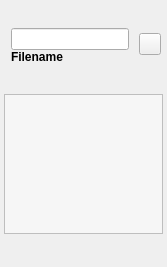
<?xml version="1.0" encoding="UTF-8"?>
<ui version="4.0">
 <class>rgFileMenuFileItem</class>
 <widget class="QWidget" name="rgFileMenuFileItem">
  <property name="geometry">
   <rect>
    <x>0</x>
    <y>0</y>
    <width>167</width>
    <height>267</height>
   </rect>
  </property>
  <property name="sizePolicy">
   <sizepolicy hsizetype="Preferred" vsizetype="MinimumExpanding">
    <horstretch>0</horstretch>
    <verstretch>0</verstretch>
   </sizepolicy>
  </property>
  <property name="minimumSize">
   <size>
    <width>0</width>
    <height>0</height>
   </size>
  </property>
  <property name="maximumSize">
   <size>
    <width>16777215</width>
    <height>16777215</height>
   </size>
  </property>
  <property name="windowTitle">
   <string>Form</string>
  </property>
  <layout class="QGridLayout" name="gridLayout">
   <property name="leftMargin">
    <number>0</number>
   </property>
   <property name="topMargin">
    <number>0</number>
   </property>
   <property name="rightMargin">
    <number>0</number>
   </property>
   <property name="bottomMargin">
    <number>0</number>
   </property>
   <property name="spacing">
    <number>0</number>
   </property>
   <item row="0" column="0">
    <widget class="QWidget" name="itemBackground" native="true">
     <property name="maximumSize">
      <size>
       <width>16777215</width>
       <height>16777215</height>
      </size>
     </property>
     <layout class="QVBoxLayout" name="verticalLayout">
      <property name="spacing">
       <number>0</number>
      </property>
      <property name="leftMargin">
       <number>0</number>
      </property>
      <property name="topMargin">
       <number>0</number>
      </property>
      <property name="rightMargin">
       <number>0</number>
      </property>
      <property name="bottomMargin">
       <number>0</number>
      </property>
      <item>
       <widget class="QWidget" name="menuItemDisplay" native="true">
        <property name="minimumSize">
         <size>
          <width>0</width>
          <height>40</height>
         </size>
        </property>
        <property name="maximumSize">
         <size>
          <width>16777215</width>
          <height>40</height>
         </size>
        </property>
        <layout class="QHBoxLayout" name="horizontalLayout">
         <property name="leftMargin">
          <number>1</number>
         </property>
         <property name="topMargin">
          <number>1</number>
         </property>
         <property name="rightMargin">
          <number>1</number>
         </property>
         <property name="bottomMargin">
          <number>1</number>
         </property>
         <item>
          <layout class="QVBoxLayout" name="filenameLayout">
           <property name="spacing">
            <number>0</number>
           </property>
           <item>
            <layout class="QHBoxLayout" name="filenameEditLayout">
             <property name="leftMargin">
              <number>10</number>
             </property>
             <property name="rightMargin">
              <number>4</number>
             </property>
             <item>
              <widget class="QLineEdit" name="filenameLineEdit"/>
             </item>
            </layout>
           </item>
           <item>
            <layout class="QHBoxLayout" name="filenameDisplayLayout">
             <property name="leftMargin">
              <number>10</number>
             </property>
             <property name="rightMargin">
              <number>4</number>
             </property>
             <item>
              <widget class="QLabel" name="filenameLabel">
               <property name="sizePolicy">
                <sizepolicy hsizetype="Ignored" vsizetype="Maximum">
                 <horstretch>0</horstretch>
                 <verstretch>0</verstretch>
                </sizepolicy>
               </property>
               <property name="font">
                <font>
                 <weight>75</weight>
                 <bold>true</bold>
                </font>
               </property>
               <property name="text">
                <string>Filename</string>
               </property>
               <property name="wordWrap">
                <bool>false</bool>
               </property>
              </widget>
             </item>
            </layout>
           </item>
          </layout>
         </item>
         <item>
          <layout class="QVBoxLayout" name="closeButtonVerticalLayout">
           <property name="topMargin">
            <number>5</number>
           </property>
           <property name="rightMargin">
            <number>5</number>
           </property>
           <item>
            <widget class="QPushButton" name="closeButton">
             <property name="maximumSize">
              <size>
               <width>22</width>
               <height>22</height>
              </size>
             </property>
             <property name="focusPolicy">
              <enum>Qt::NoFocus</enum>
             </property>
             <property name="text">
              <string/>
             </property>
             <property name="icon">
              <iconset resource="../res/RadeonGPUAnalyzerGUI.qrc">
               <normaloff>:/icons/closeIcon.svg</normaloff>:/icons/closeIcon.svg</iconset>
             </property>
            </widget>
           </item>
           <item>
            <spacer name="closeButtonVerticalSpacer">
             <property name="orientation">
              <enum>Qt::Vertical</enum>
             </property>
             <property name="sizeHint" stdset="0">
              <size>
               <width>22</width>
               <height>40</height>
              </size>
             </property>
            </spacer>
           </item>
          </layout>
         </item>
        </layout>
       </widget>
      </item>
      <item>
       <layout class="QVBoxLayout" name="entriesListVerticalLayout">
        <property name="spacing">
         <number>0</number>
        </property>
        <property name="leftMargin">
         <number>4</number>
        </property>
        <property name="rightMargin">
         <number>4</number>
        </property>
        <property name="bottomMargin">
         <number>4</number>
        </property>
        <item>
         <widget class="rgFileMenuEntryPointTree" name="entrypointListView">
          <property name="sizePolicy">
           <sizepolicy hsizetype="Expanding" vsizetype="Expanding">
            <horstretch>0</horstretch>
            <verstretch>0</verstretch>
           </sizepolicy>
          </property>
          <property name="maximumSize">
           <size>
            <width>16777215</width>
            <height>140</height>
           </size>
          </property>
          <property name="autoFillBackground">
           <bool>false</bool>
          </property>
          <property name="styleSheet">
           <string notr="true">QTreeView
{
background: rgb(246, 246, 246);
}

QTreeView::item:hover
{
	/* Grey when hovering over an item.*/
    color: #000000;
    background:#d3d3d3;
}

QTreeView::item:selected:active
{
	/* Light yellow when the item is actively selected.*/
    color: #000000;
    background:#ffffb2;
}

QTreeView::item:selected:!active
{
	/* Light yellow when the item is selected but active.*/
    color: #000000;
    background:#ffffb2;
}

</string>
          </property>
          <property name="sizeAdjustPolicy">
           <enum>QAbstractScrollArea::AdjustToContents</enum>
          </property>
          <property name="editTriggers">
           <set>QAbstractItemView::NoEditTriggers</set>
          </property>
          <property name="indentation">
           <number>11</number>
          </property>
          <property name="itemsExpandable">
           <bool>false</bool>
          </property>
          <property name="expandsOnDoubleClick">
           <bool>false</bool>
          </property>
          <attribute name="headerVisible">
           <bool>false</bool>
          </attribute>
         </widget>
        </item>
       </layout>
      </item>
     </layout>
    </widget>
   </item>
  </layout>
 </widget>
 <customwidgets>
  <customwidget>
   <class>rgFileMenuEntryPointTree</class>
   <extends>QTreeView</extends>
   <header>rgFileMenuEntryPointTree.h</header>
  </customwidget>
 </customwidgets>
 <resources>
  <include location="../res/RadeonGPUAnalyzerGUI.qrc"/>
 </resources>
 <connections/>
</ui>
